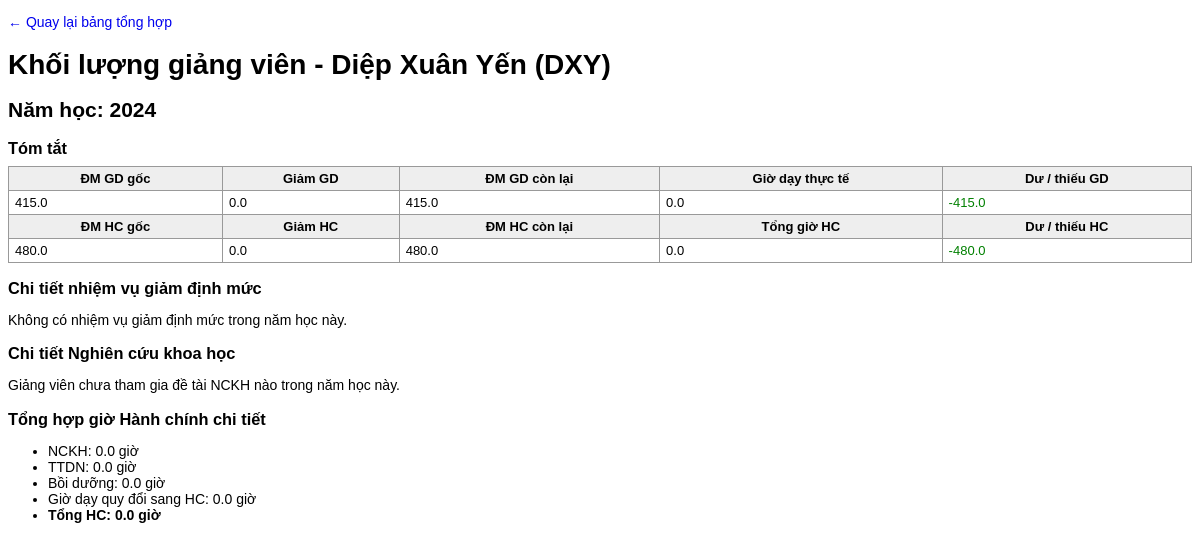
The app's page /timetable/instructor-workload/5/2/ with its own data.
### timetable/models.py (models this page shows, shortened)
class Instructor(models.Model):
    code = models.CharField(max_length=20, unique=True, verbose_name="Mã GV")
    name = models.CharField(max_length=100, verbose_name="Họ tên")
    department = models.ForeignKey(Department, on_delete=models.CASCADE, verbose_name="Thuộc Khoa")
    is_leader = models.BooleanField(default=False, verbose_name="Là Lãnh đạo (cờ tổng quát)")
    teaching_quota = models.FloatField(default=415, verbose_name="Định mức GIẢNG DẠY (Tiết)")
    admin_quota = models.FloatField(default=480, verbose_name="Định mức HÀNH CHÍNH (Giờ)")
    conversion_ratio = models.FloatField(default=3.2, verbose_name="Hệ số quy đổi giờ chuẩn → giờ HC")
    max_subjects_per_semester = models.IntegerField(
        default=3, verbose_name="Tối đa môn được phân dạy mỗi Học kỳ"
    )
    roles = models.ManyToManyField(
        InstructorRole, blank=True, verbose_name="Vai trò (ảnh hưởng giảm giờ chuẩn)"
    )
    allowed_majors = models.ManyToManyField(
        Major, blank=True, verbose_name="Được phân dạy cho các Ngành"
    )
    can_teach_general = models.BooleanField(
        default=False, verbose_name="Có dạy được các môn chung (đại cương)?"
    )
    competencies = models.ManyToManyField(
        Subject,
        through="InstructorCompetency",
        verbose_name="Khả năng giảng dạy (theo Môn)",
        blank=True,
    )
    class Meta:
        verbose_name_plural = "6. Quản lý Giảng viên"

class AcademicYear(models.Model):
    code = models.CharField(max_length=20, unique=True, verbose_name="Mã Năm học")
    note = models.TextField(blank=True, verbose_name="Ghi chú")
    class Meta:
        verbose_name_plural = "1. Quản lý Năm học"

### timetable/views.py (the view, shortened to what this page needs)
def instructor_workload_detail(request, instructor_id, year_id):
    academic_year = get_object_or_404(AcademicYear, id=year_id)
    instructor = get_object_or_404(Instructor, id=instructor_id)
    all_data = calculate_instructor_workload(academic_year)
    row = None
    for r in all_data:
        if r["instructor"].id == instructor.id:
            row = r
            break
    research_members = ResearchMember.objects.filter(
        instructor=instructor,
        project__year=academic_year,
    ).select_related("project", "project__category").order_by("project__topic_name")
    context = {
        "academic_year": academic_year,
        "instructor": instructor,
        "row": row,
        "research_members": research_members,
    }
    return render(request, "timetable/instructor_workload_detail.html", context)

### timetable/templates/timetable/instructor_workload_detail.html (shortened to what this page needs)
<!DOCTYPE html>
<html lang="vi">
<head>
</head>
<body>
    {% load math_filters %}
  <p>
    <a href="{% url 'timetable:instructor_workload' %}?academic_year={{ academic_year.id }}">&larr; Quay lại bảng tổng hợp</a>
  </p>
  <h1>Khối lượng giảng viên - {{ instructor.name }} ({{ instructor.code }})</h1>
  <h2>Năm học: {{ academic_year.code }}</h2>
  <h3>Tóm tắt</h3>
  <table>
    <tr>
      <th>ĐM GD gốc</th>
      <th>Giảm GD</th>
      <th>ĐM GD còn lại</th>
      <th>Giờ dạy thực tế</th>
      <th>Dư / thiếu GD</th>
    </tr>
    <tr>
      <td>{{ row.base_teaching_quota|floatformat:1 }}</td>
      <td>{{ row.teaching_reduced_hours|floatformat:1 }}</td>
      <td>{{ row.teaching_quota_adj|floatformat:1 }}</td>
      <td>{{ row.teaching_hours|floatformat:1 }}</td>
      <td>
        {% if row.teaching_overload > 0 %}
          <span class="overload">+{{ row.teaching_overload|floatformat:1 }}</span>
        {% else %}
          <span class="underload">{{ row.teaching_overload|floatformat:1 }}</span>
        {% endif %}
      </td>
    </tr>
    <tr>
      <th>ĐM HC gốc</th>
      <th>Giảm HC</th>
      <th>ĐM HC còn lại</th>
      <th>Tổng giờ HC</th>
      <th>Dư / thiếu HC</th>
    </tr>
    <tr>
      <td>{{ row.base_admin_quota|floatformat:1 }}</td>
      <td>{{ row.admin_reduced_hours|floatformat:1 }}</td>
      <td>{{ row.admin_quota_adj|floatformat:1 }}</td>
      <td>{{ row.admin_hours_total|floatformat:1 }}</td>
      <td>
        {% if row.admin_overload > 0 %}
          <span class="overload">+{{ row.admin_overload|floatformat:1 }}</span>
        {% else %}
          <span class="underload">{{ row.admin_overload|floatformat:1 }}</span>
        {% endif %}
      </td>
    </tr>
  </table>
  <h3>Chi tiết nhiệm vụ giảm định mức</h3>
  {% if row.duty_breakdown %}
    <table>
      <thead>
        <tr>
          <th>Nhiệm vụ</th>
          <th>Số tháng</th>
          <th>% giảm GD</th>
          <th>Giờ giảm GD</th>
          <th>% giảm HC</th>
          <th>Giờ giảm HC</th>
          <th>Ghi chú</th>
        </tr>
      </thead>
      <tbody>
        {% for b in row.duty_breakdown %}
          <tr>
            <td>{{ b.obj.reduction_type.name }}</td>
            <td>{{ b.months }}</td>
            <td>{{ b.teaching_percent }}</td>
            <td>{{ b.teaching_hours|floatformat:1 }}</td>
            <td>{{ b.admin_percent }}</td>
            <td>{{ b.admin_hours|floatformat:1 }}</td>
            <td>{{ b.obj.note }}</td>
          </tr>
        {% endfor %}
      </tbody>
    </table>
  {% else %}
    <p>Không có nhiệm vụ giảm định mức trong năm học này.</p>
  {% endif %}
  <h3>Chi tiết Nghiên cứu khoa học</h3>
  {% if research_members %}
    <table>
      <thead>
        <tr>
          <th>Đề tài</th>
          <th>Loại</th>
          <th>Vai trò</th>
          <th>Số lượng</th>
          <th>Giờ quy đổi của đề tài</th>
          <th>Tỷ lệ hưởng</th>
          <th>Giờ tính cho GV</th>
        </tr>
      </thead>
      <tbody>
        {% for m in research_members %}
          <tr>
            <td>{{ m.project.topic_name }}</td>
            <td>
              {% if m.project.category %}
                {{ m.project.category.name }}
                <small>({{ m.project.category.unit_label }})</small>
              {% endif %}
            </td>
            <td>
              {% if m.role == "CN" %}Chủ nhiệm{% else %}Cộng sự{% endif %}
            </td>
            <td>{{ m.project.quantity }}</td>
            <td>{{ m.project.hours|floatformat:1 }}</td>
            <td>
              {% if m.share_ratio %}
                {{ m.share_ratio|floatformat:2 }}
              {% else %}
                Tự chia (quy tắc 6:4/4:3:3...)
              {% endif %}
            </td>
            <td>
              {% if m.share_ratio %}
                {{ m.project.hours|floatformat:1 }} × {{ m.share_ratio|floatformat:2 }} ≈
                {{ m.project.hours|mul:m.share_ratio|floatformat:1 }}
              {% else %}
                (xem cột NCKH tổng ở phần tóm tắt)
              {% endif %}
            </td>
          </tr>
        {% endfor %}
      </tbody>
    </table>
  {% else %}
    <p>Giảng viên chưa tham gia đề tài NCKH nào trong năm học này.</p>
  {% endif %}
  <h3>Tổng hợp giờ Hành chính chi tiết</h3>
  <ul>
    <li>NCKH: {{ row.rp_hours|floatformat:1 }} giờ</li>
    <li>TTDN: {{ row.ei_hours|floatformat:1 }} giờ</li>
    <li>Bồi dưỡng: {{ row.pd_hours|floatformat:1 }} giờ</li>
    <li>Giờ dạy quy đổi sang HC: {{ row.teaching_to_admin_hours|floatformat:1 }} giờ</li>
    <li><strong>Tổng HC: {{ row.admin_hours_total|floatformat:1 }} giờ</strong></li>
  </ul>
</body>
</html>

### timetable/templates/timetable/instructor_workload_detail.html (style rules this page uses)
body { font-family: Arial, sans-serif; font-size: 14px; }
h1, h2, h3 { margin-bottom: 0.5rem; }
table { border-collapse: collapse; width: 100%; margin-top: 0.5rem; }
th, td { border: 1px solid #999; padding: 4px 6px; vertical-align: top; font-size: 13px; }
th { background: #eee; }
.underload { color: green; }
a { text-decoration: none; }

### records on screen
Instructor: name "Diệp Xuân Yến", code "DXY", base_teaching_quota "415.0", base_admin_quota "480.0"
AcademicYear: code "2024"

### other values on screen
{{ row.teaching_reduced_hours|floatformat:1 }} "0.0"
{{ row.teaching_quota_adj|floatformat:1 }} "415.0"
{{ row.teaching_hours|floatformat:1 }} "0.0"
{{ row.teaching_overload|floatformat:1 }} "-415.0"
{{ row.admin_reduced_hours|floatformat:1 }} "0.0"
{{ row.admin_quota_adj|floatformat:1 }} "480.0"
{{ row.admin_hours_total|floatformat:1 }} "0.0"
{{ row.admin_overload|floatformat:1 }} "-480.0"
{{ row.rp_hours|floatformat:1 }} "0.0"
{{ row.ei_hours|floatformat:1 }} "0.0"
{{ row.pd_hours|floatformat:1 }} "0.0"
{{ row.teaching_to_admin_hours|floatformat:1 }} "0.0"
